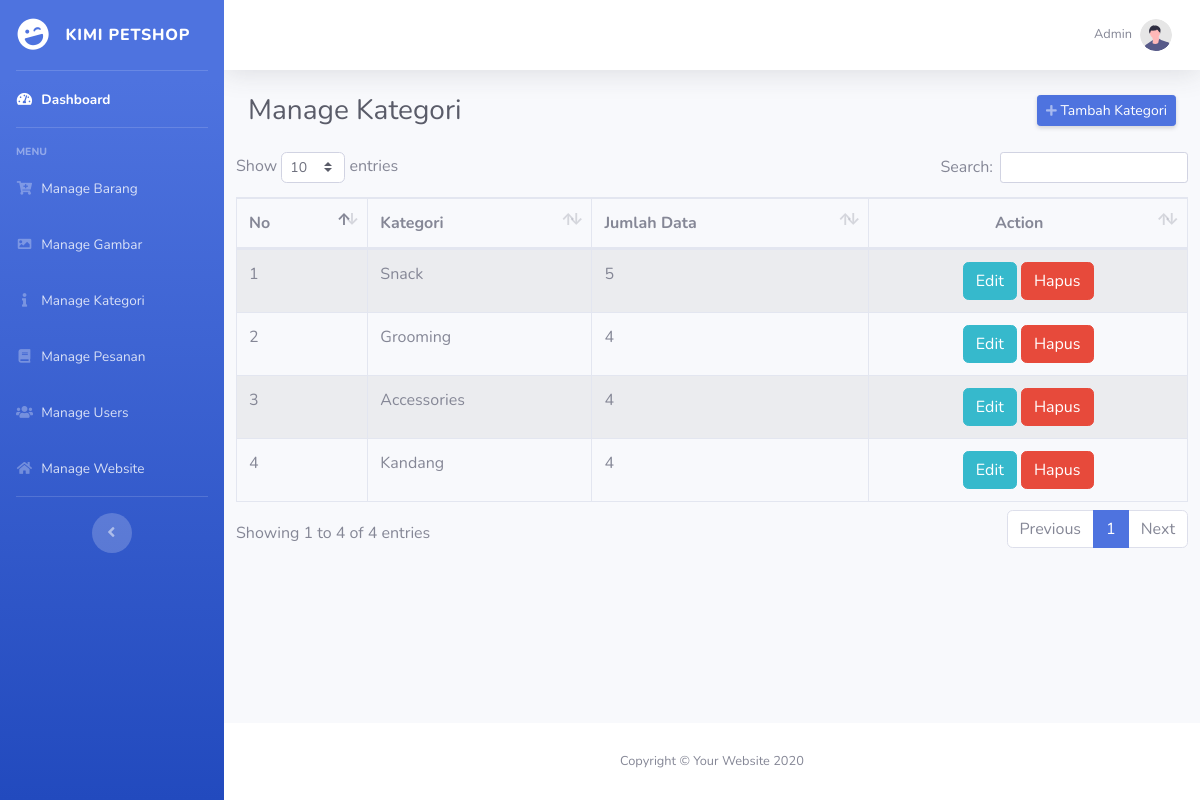
The page /admin/manage_kategori.php (signed in) on the database its author committed.
### tables this page shows
CREATE TABLE `tbl_kategori` (
  `id_kategori` int(2) NOT NULL,
  `nama_kategori` varchar(50) NOT NULL
);

### action/connect.php (called while the page is built, shortened)
<?php
$baseURL = "http://localhost/olshop_petshop/";
?>

### admin/manage_kategori.php (the view, shortened to what this page needs)
<?php
include '../action/connect.php';
function base_url($link){
    $link = empty($link) ? "" : $link;
    return "http://localhost/olshop_petshop/".$link;
}
?>
<!DOCTYPE html>
<html>
<head>
    <link href="<?= base_url('assets_admin/') ?>vendor/fontawesome-free/css/all.min.css" rel="stylesheet" type="text/css">
    <link href="<?= base_url('assets_admin/') ?>css/sb-admin-2.min.css" rel="stylesheet">
    <link rel="stylesheet" type="text/css" href="<?= base_url('assets_admin/vendor/datatables/dataTables.bootstrap4.min.css') ?>">
</head>
<body id="page-top">
    <div id="wrapper">
        <?php
        include('../view/admin/layout/sidebar.php');
         ?>
        <div id="content-wrapper" class="d-flex flex-column">
            <div id="content">
                <?php
                include('../view/admin/layout/topbar.php');
                 ?>
                <div class="container-fluid">
                    <div class="d-sm-flex align-items-center justify-content-between mb-4">
                        <h1 class="h3 mb-0 text-gray-800">Manage Kategori</h1>
                        <a data-toggle="modal" data-target="#tambahModal" class="d-none d-sm-inline-block btn btn-sm btn-primary shadow-sm"><i
                                class="fas fa-plus fa-sm text-white-50"></i> Tambah Kategori</a>
                    </div>
                    <div class="row">
                        <div class="table-responsive" style="width: 100%">
                            <table class="table table-bordered table-striped table-hovered">
                                <thead>
                                    <tr>
                                        <th>No</th>
                                        <th>Kategori</th>
                                        <th>Jumlah Data</th>
                                        <th class="text-center">Action</th>
                                    </tr>
                                </thead>
                                <tbody>
                                    <?php
                                    $no=1;
                                        $query = "select ktg.*,COUNT(*) as jumlah from tbl_kategori ktg left join tbl_barang brg on ktg.id_kategori = brg.id_kategori group by brg.id_kategori";
                                        $result = mysqli_query($conn,$query);
                                        while($row = mysqli_fetch_array($result)){
                                    ?>
                                    <tr>
                                        <td><?= $no++; ?></td>
                                        <td><?= $row['nama_kategori'] ; ?></td>
                                        <td><?= $row['jumlah']; ?></td>
                                        <td class="text-center">
                                            <a data-name="<?= $row['nama_kategori'] ?>" data-id="<?= $row['id_kategori']; ?>" href="" class="btn btn-info btn-edit" data-toggle="modal" data-target="#editModal" >Edit</a>
                                             <a href="<?= $baseURL ?>action/delete_kategori.php?id=<?=$row['id_kategori']; ?>" class="btn btn-danger btn-hapus">Hapus</a>
                                            </td>
                                    </tr>
                                <?php } ?>
                                </tbody>
                            </table>
                        </div>
                    </div>
                </div>
            </div>
            <?php
            include('../view/admin/layout/footer.php');
             ?>
        </div>
    </div>
</body>
</html>

### rows shown on the page
tbl_kategori: nama_kategori "Snack", jumlah "5"
tbl_kategori: nama_kategori "Grooming", jumlah "4"
tbl_kategori: nama_kategori "Accessories", jumlah "4"
tbl_kategori: nama_kategori "Kandang", jumlah "4"
